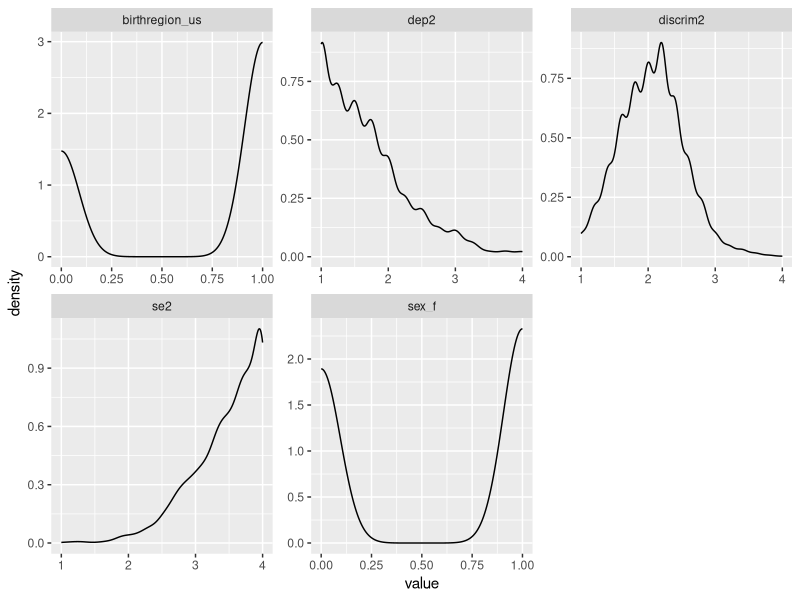
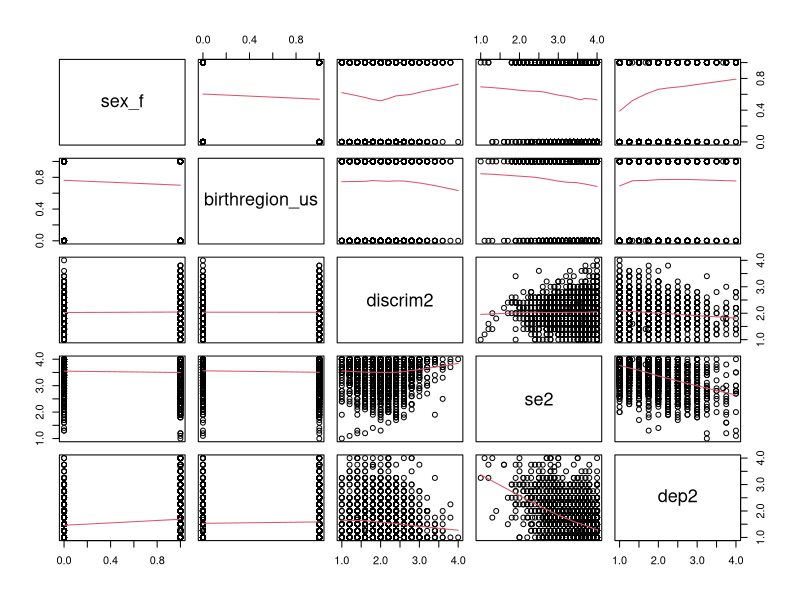
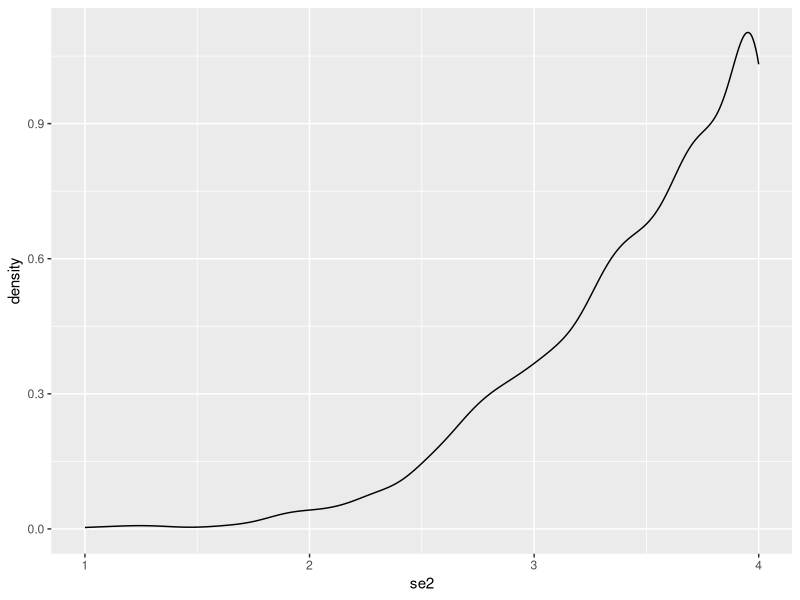
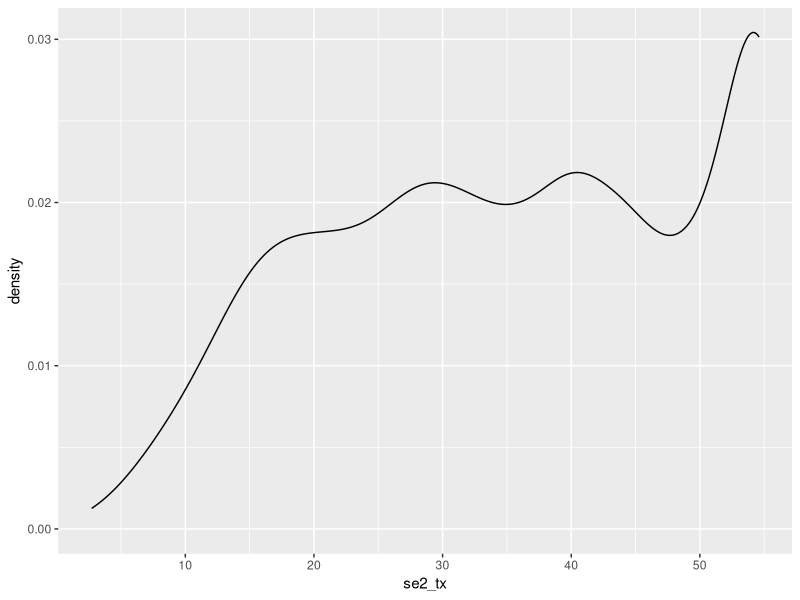
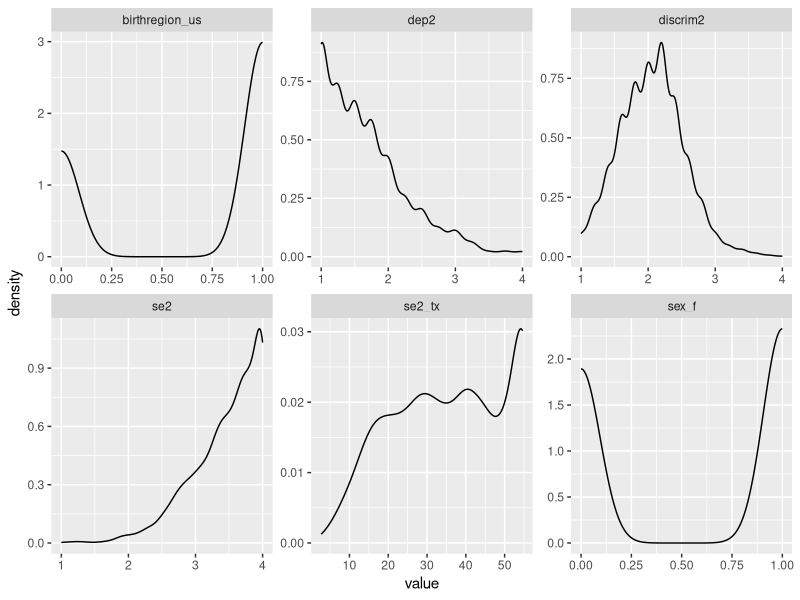
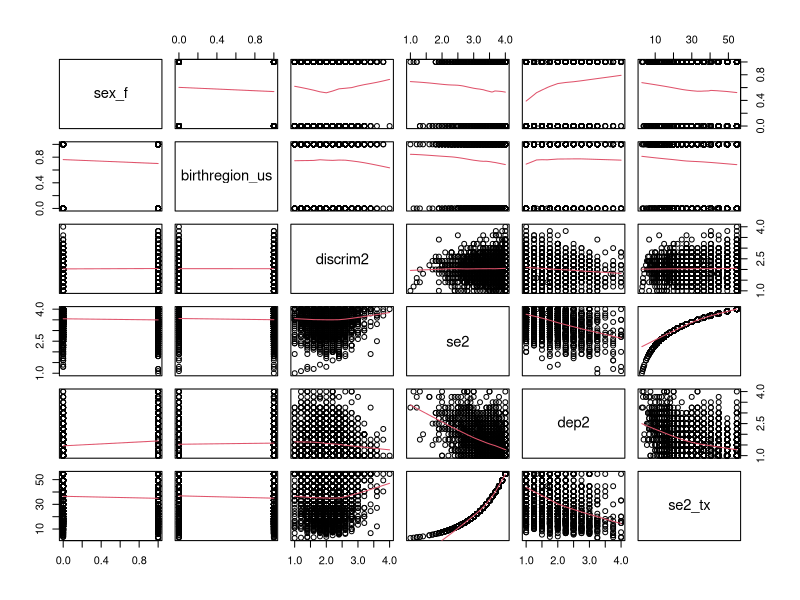

Reproduce these figures in R, in order. (Note: this script raises an error after producing the figures.)

#####
#Create a new subset of 5 variables from the data I sent you and make that their
#homework assignment where students have to basically run descriptives,
#histograms, bivariate scatterplots, missing data analyses, perhaps transform a
#variable, look over v-cov matrix, look over R matrix, and calculate a v-cov
#determinant. They will need to both write the code AND answer questions about
#the meaning of the numbers (e.g., do histograms look normal? Do bivariate
#scatterplots look linear? Are there too many missing data points in a
#variable-- i.e., >5%?, are there any correlations that are multicollinear--
#e.g., >.70? Is the determinant of the matrix too close to 0 and therefore will
#it create problems for us? etc etc)

library(tidyverse)

lab_1 <- read_csv("lab_1.csv") 


# 1 -----------------------------------------------------------------------
# Given a data frame with raw data for variables x1-x5, calculate (and export
# into an excel table) the variance-covariance matrix
lab_1 %>% 
  var(use = "pair") %>% 
  as_tibble(rownames = NA) %>% 
  rownames_to_column() %>% 
  write_csv("vcov.csv")

# 2 -----------------------------------------------------------------------
# Calculate (and export into an excel table) the correlation matrix
lab_1 %>% 
  cor(use = "pair") %>% 
  as_tibble(rownames = NA) %>% 
  rownames_to_column() %>% 
  write_csv("cor.csv")


# 3 -----------------------------------------------------------------------
# Calculate the determinant of the variance-covariance matrix
lab_1 %>% 
  var(use = "pair") %>% 
  det()


# 4 -----------------------------------------------------------------------
# check descriptives for x1-x5
lab_1 %>% psych::describe()


# 5 -----------------------------------------------------------------------
# check histograms for x1-x5 (to identify outliers and show distribution)
lab_1 %>% 
  pivot_longer(cols = everything()) %>% 
  ggplot(aes(x = value))+
  #geom_histogram(bins = 10)+
  geom_density()+
  #geom_boxplot()+
  facet_wrap(~name, scales = "free")


# 6 -----------------------------------------------------------------------
# check bivariate scatterplots with loess lines for the x1-x5 pairings (x1-x2, x1-x3, x2-x3, etc.)

lab_1 %>% pairs(panel = panel.smooth)


# 7 -----------------------------------------------------------------------
# Transform a variable (square root transformation of a moderately positively skewed variable)

#untransformed
lab_1 %>% 
  ggplot(aes(x = se2))+ 
  geom_density()

#transformed
lab_1 %>% 
  mutate(se2_tx = exp(se2)) %>% 
  ggplot(aes(x = se2_tx))+
  geom_density()

lab_1 %>% 
  mutate(se2_tx = exp(se2)) %>% 
  pivot_longer(cols = everything()) %>% 
  ggplot(aes(x = value))+
  #geom_histogram(bins = 10)+
  geom_density()+
  #geom_boxplot()+
  facet_wrap(~name, scales = "free")

lab_1 %>% 
  mutate(se2_tx = exp(se2)) %>% 
pairs(panel = panel.smooth)
# 8 -----------------------------------------------------------------------
# dichotomize a continuous variable
lab_1 %>% 
  mutate(sra_dich_high = ifelse(sra >= mean(sra, na.rm = T), 1, 0))


# 9 -----------------------------------------------------------------------
# Calculate amount of missingness of a variable
lab_1 %>% 
  mutate(across(everything(), is.na)) %>% 
  colSums()
